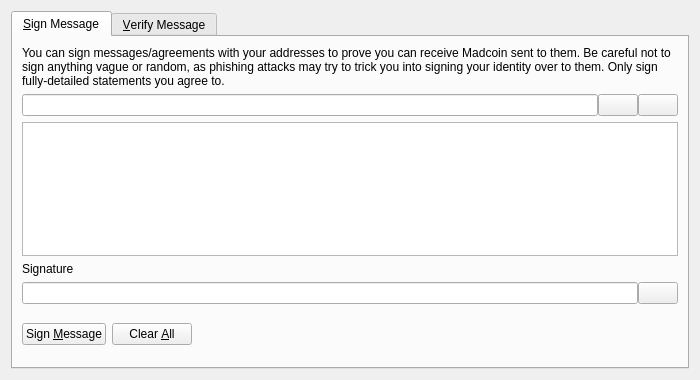
<?xml version="1.0" encoding="UTF-8"?>
<ui version="4.0">
 <class>SignVerifyMessageDialog</class>
 <widget class="QDialog" name="SignVerifyMessageDialog">
  <property name="geometry">
   <rect>
    <x>0</x>
    <y>0</y>
    <width>700</width>
    <height>380</height>
   </rect>
  </property>
  <property name="windowTitle">
   <string>Signatures - Sign / Verify a Message</string>
  </property>
  <property name="modal">
   <bool>true</bool>
  </property>
  <layout class="QVBoxLayout" name="verticalLayout">
   <item>
    <widget class="QTabWidget" name="tabWidget">
     <property name="currentIndex">
      <number>0</number>
     </property>
     <widget class="QWidget" name="tabSignMessage">
      <attribute name="title">
       <string>&amp;Sign Message</string>
      </attribute>
      <layout class="QVBoxLayout" name="verticalLayout_SM">
       <item>
        <widget class="QLabel" name="infoLabel_SM">
         <property name="text">
          <string>You can sign messages/agreements with your addresses to prove you can receive Madcoin sent to them. Be careful not to sign anything vague or random, as phishing attacks may try to trick you into signing your identity over to them. Only sign fully-detailed statements you agree to.</string>
         </property>
         <property name="textFormat">
          <enum>Qt::PlainText</enum>
         </property>
         <property name="wordWrap">
          <bool>true</bool>
         </property>
        </widget>
       </item>
       <item>
        <layout class="QHBoxLayout" name="horizontalLayout_1_SM">
         <property name="spacing">
          <number>0</number>
         </property>
         <item>
          <widget class="QValidatedLineEdit" name="addressIn_SM">
           <property name="toolTip">
            <string>The Madcoin address to sign the message with</string>
           </property>
          </widget>
         </item>
         <item>
          <widget class="QPushButton" name="addressBookButton_SM">
           <property name="toolTip">
            <string>Choose previously used address</string>
           </property>
           <property name="text">
            <string/>
           </property>
           <property name="shortcut">
            <string>Alt+A</string>
           </property>
           <property name="autoDefault">
            <bool>false</bool>
           </property>
          </widget>
         </item>
         <item>
          <widget class="QPushButton" name="pasteButton_SM">
           <property name="toolTip">
            <string>Paste address from clipboard</string>
           </property>
           <property name="text">
            <string/>
           </property>
           <property name="shortcut">
            <string>Alt+P</string>
           </property>
           <property name="autoDefault">
            <bool>false</bool>
           </property>
          </widget>
         </item>
        </layout>
       </item>
       <item>
        <widget class="QPlainTextEdit" name="messageIn_SM">
         <property name="toolTip">
          <string>Enter the message you want to sign here</string>
         </property>
        </widget>
       </item>
       <item>
        <widget class="QLabel" name="signatureLabel_SM">
         <property name="text">
          <string>Signature</string>
         </property>
         <property name="textFormat">
          <enum>Qt::PlainText</enum>
         </property>
        </widget>
       </item>
       <item>
        <layout class="QHBoxLayout" name="horizontalLayout_2_SM">
         <property name="spacing">
          <number>0</number>
         </property>
         <item>
          <widget class="QLineEdit" name="signatureOut_SM">
           <property name="font">
            <font>
             <italic>true</italic>
            </font>
           </property>
           <property name="readOnly">
            <bool>true</bool>
           </property>
          </widget>
         </item>
         <item>
          <widget class="QPushButton" name="copySignatureButton_SM">
           <property name="toolTip">
            <string>Copy the current signature to the system clipboard</string>
           </property>
           <property name="text">
            <string/>
           </property>
           <property name="autoDefault">
            <bool>false</bool>
           </property>
          </widget>
         </item>
        </layout>
       </item>
       <item>
        <layout class="QHBoxLayout" name="horizontalLayout_3_SM">
         <item>
          <widget class="QPushButton" name="signMessageButton_SM">
           <property name="toolTip">
            <string>Sign the message to prove you own this Madcoin address</string>
           </property>
           <property name="text">
            <string>Sign &amp;Message</string>
           </property>
           <property name="autoDefault">
            <bool>false</bool>
           </property>
          </widget>
         </item>
         <item>
          <widget class="QPushButton" name="clearButton_SM">
           <property name="toolTip">
            <string>Reset all sign message fields</string>
           </property>
           <property name="text">
            <string>Clear &amp;All</string>
           </property>
           <property name="autoDefault">
            <bool>false</bool>
           </property>
          </widget>
         </item>
         <item>
          <spacer name="horizontalSpacer_1_SM">
           <property name="orientation">
            <enum>Qt::Horizontal</enum>
           </property>
           <property name="sizeHint" stdset="0">
            <size>
             <width>40</width>
             <height>48</height>
            </size>
           </property>
          </spacer>
         </item>
         <item>
          <widget class="QLabel" name="statusLabel_SM">
           <property name="font">
            <font>
             <weight>75</weight>
             <bold>true</bold>
            </font>
           </property>
           <property name="text">
            <string/>
           </property>
           <property name="wordWrap">
            <bool>true</bool>
           </property>
          </widget>
         </item>
         <item>
          <spacer name="horizontalSpacer_2_SM">
           <property name="orientation">
            <enum>Qt::Horizontal</enum>
           </property>
           <property name="sizeHint" stdset="0">
            <size>
             <width>40</width>
             <height>48</height>
            </size>
           </property>
          </spacer>
         </item>
        </layout>
       </item>
      </layout>
     </widget>
     <widget class="QWidget" name="tabVerifyMessage">
      <attribute name="title">
       <string>&amp;Verify Message</string>
      </attribute>
      <layout class="QVBoxLayout" name="verticalLayout_VM">
       <item>
        <widget class="QLabel" name="infoLabel_VM">
         <property name="text">
          <string>Enter the receiver's address, message (ensure you copy line breaks, spaces, tabs, etc. exactly) and signature below to verify the message. Be careful not to read more into the signature than what is in the signed message itself, to avoid being tricked by a man-in-the-middle attack. Note that this only proves the signing party receives with the address, it cannot prove sendership of any transaction!</string>
         </property>
         <property name="textFormat">
          <enum>Qt::PlainText</enum>
         </property>
         <property name="alignment">
          <set>Qt::AlignLeading|Qt::AlignLeft|Qt::AlignTop</set>
         </property>
         <property name="wordWrap">
          <bool>true</bool>
         </property>
        </widget>
       </item>
       <item>
        <layout class="QHBoxLayout" name="horizontalLayout_1_VM">
         <property name="spacing">
          <number>0</number>
         </property>
         <item>
          <widget class="QValidatedLineEdit" name="addressIn_VM">
           <property name="toolTip">
            <string>The Madcoin address the message was signed with</string>
           </property>
          </widget>
         </item>
         <item>
          <widget class="QPushButton" name="addressBookButton_VM">
           <property name="toolTip">
            <string>Choose previously used address</string>
           </property>
           <property name="text">
            <string/>
           </property>
           <property name="shortcut">
            <string>Alt+A</string>
           </property>
           <property name="autoDefault">
            <bool>false</bool>
           </property>
          </widget>
         </item>
        </layout>
       </item>
       <item>
        <widget class="QPlainTextEdit" name="messageIn_VM"/>
       </item>
       <item>
        <widget class="QValidatedLineEdit" name="signatureIn_VM"/>
       </item>
       <item>
        <layout class="QHBoxLayout" name="horizontalLayout_2_VM">
         <item>
          <widget class="QPushButton" name="verifyMessageButton_VM">
           <property name="toolTip">
            <string>Verify the message to ensure it was signed with the specified Madcoin address</string>
           </property>
           <property name="text">
            <string>Verify &amp;Message</string>
           </property>
           <property name="autoDefault">
            <bool>false</bool>
           </property>
          </widget>
         </item>
         <item>
          <widget class="QPushButton" name="clearButton_VM">
           <property name="toolTip">
            <string>Reset all verify message fields</string>
           </property>
           <property name="text">
            <string>Clear &amp;All</string>
           </property>
           <property name="autoDefault">
            <bool>false</bool>
           </property>
          </widget>
         </item>
         <item>
          <spacer name="horizontalSpacer_1_VM">
           <property name="orientation">
            <enum>Qt::Horizontal</enum>
           </property>
           <property name="sizeHint" stdset="0">
            <size>
             <width>40</width>
             <height>48</height>
            </size>
           </property>
          </spacer>
         </item>
         <item>
          <widget class="QLabel" name="statusLabel_VM">
           <property name="font">
            <font>
             <weight>75</weight>
             <bold>true</bold>
            </font>
           </property>
           <property name="text">
            <string/>
           </property>
           <property name="wordWrap">
            <bool>true</bool>
           </property>
          </widget>
         </item>
         <item>
          <spacer name="horizontalSpacer_2_VM">
           <property name="orientation">
            <enum>Qt::Horizontal</enum>
           </property>
           <property name="sizeHint" stdset="0">
            <size>
             <width>40</width>
             <height>48</height>
            </size>
           </property>
          </spacer>
         </item>
        </layout>
       </item>
      </layout>
     </widget>
    </widget>
   </item>
  </layout>
 </widget>
 <customwidgets>
  <customwidget>
   <class>QValidatedLineEdit</class>
   <extends>QLineEdit</extends>
   <header>qvalidatedlineedit.h</header>
  </customwidget>
 </customwidgets>
 <resources>
  <include location="../madcoin.qrc"/>
 </resources>
 <connections/>
</ui>
